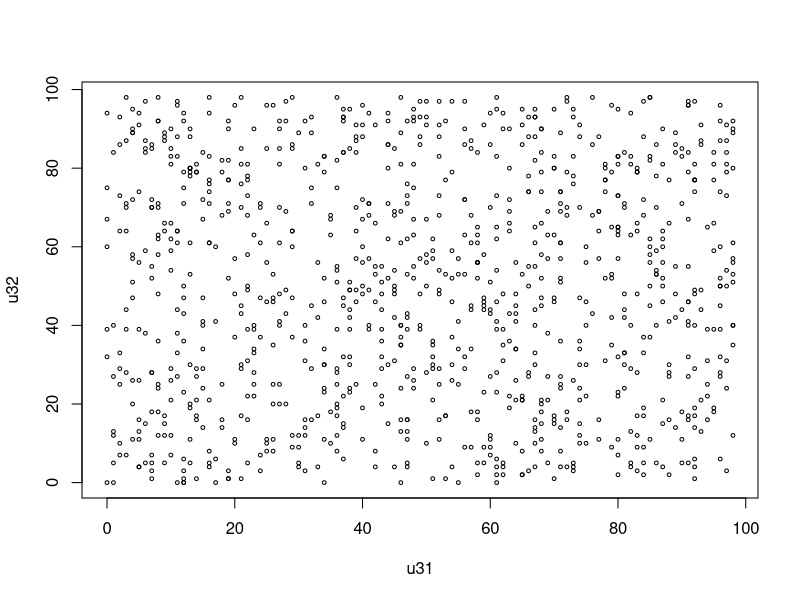

Here is the R script that generated this plot:
library(data.table)
library(dplyr)

msize<-100
n<-1000
zerodiag<-TRUE

two_columns<-data.table('u31'=rep(-1,n),'u32'=rep(-1,n))


for (i in 1:n) {
  matr<-matrix(runif(msize**2),nrow=msize)
  matr<-matr+t(matr)
  if(zerodiag) {diag(matr)<-0}
  two_columns[i,1]<-msize-rank(matr[,1])[3]
  two_columns[i,2]<-msize-rank(matr[,2])[3]
}
plot(two_columns,cex=.5)
tst<-cor.test(two_columns[[1]],two_columns[[2]],method="kendall")
print(tst)